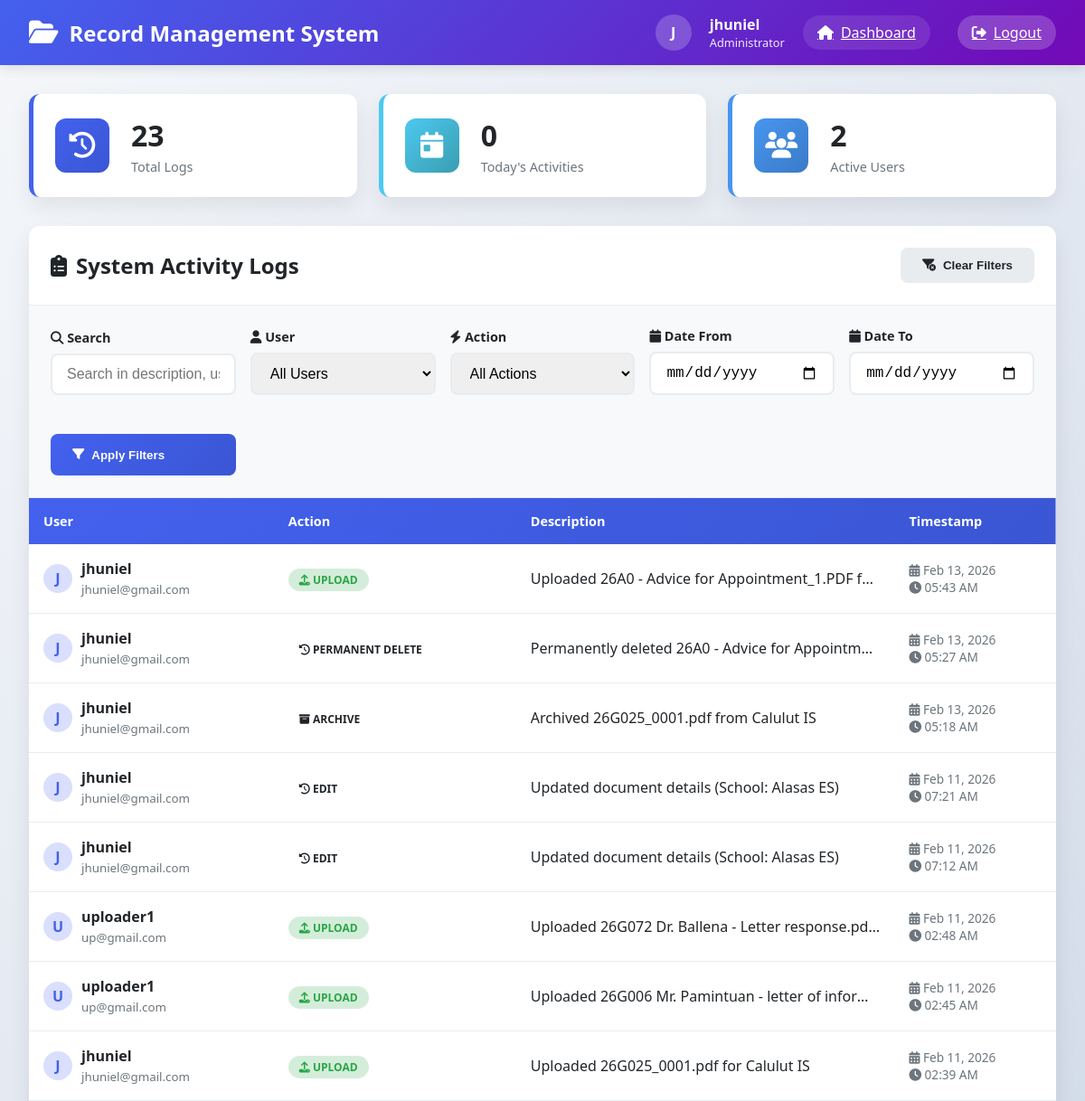
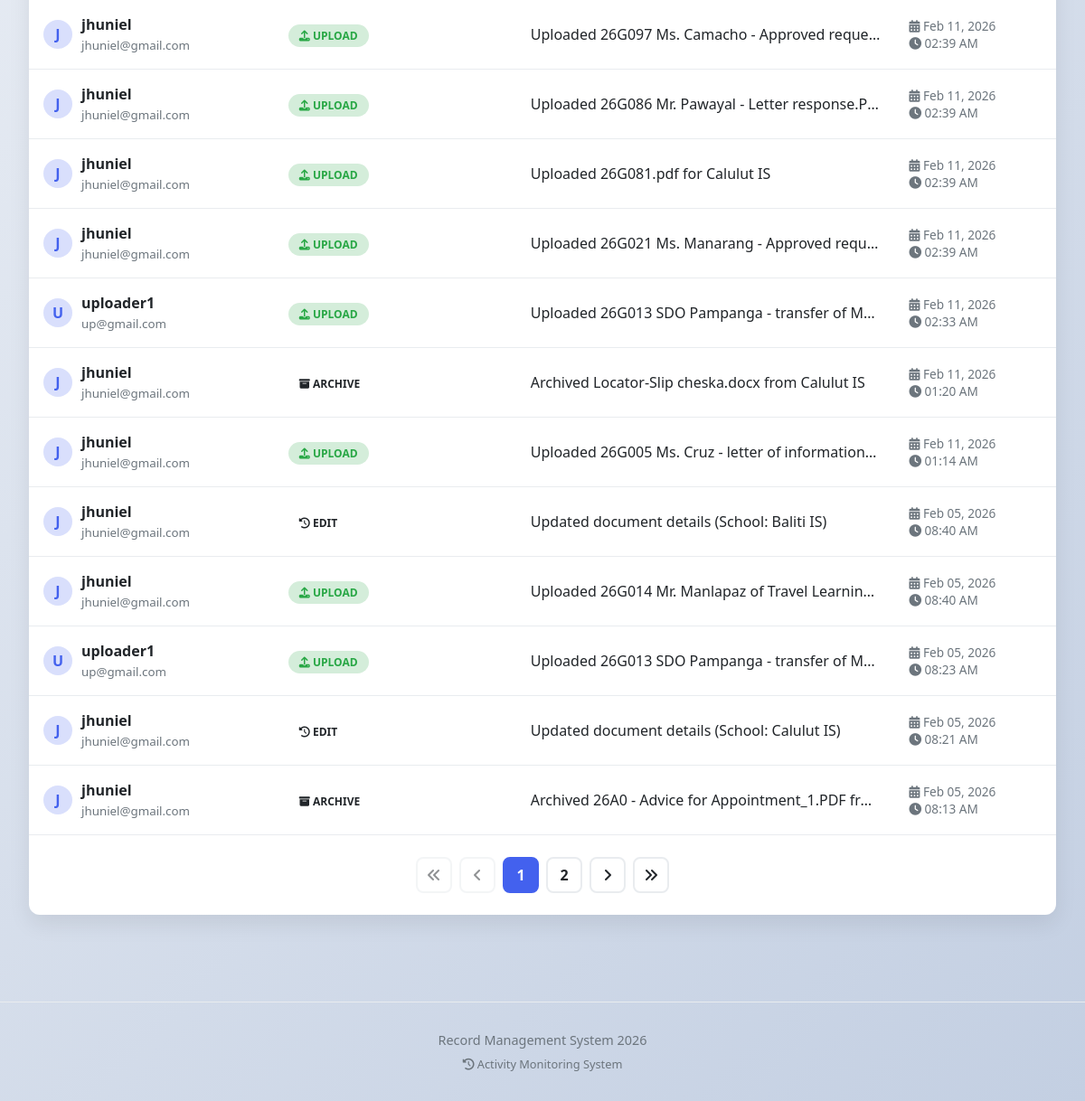
Page /activity_logs.php (signed in) on the committed database (2 pictures, top to bottom).
### tables this page shows
CREATE TABLE `activity_logs` (
  `id` int(11) NOT NULL,
  `user_id` int(11) NOT NULL,
  `action` varchar(50) NOT NULL,
  `document_id` int(11) DEFAULT NULL,
  `description` text NOT NULL,
  `created_at` timestamp NOT NULL DEFAULT current_timestamp()
);

CREATE TABLE `users` (
  `id` int(11) NOT NULL,
  `name` varchar(100) NOT NULL,
  `email` varchar(100) NOT NULL,
  `password` varchar(255) NOT NULL,
  `created_at` timestamp NOT NULL DEFAULT current_timestamp(),
  `role` enum('admin','uploader') NOT NULL DEFAULT 'uploader'
);

### activity_logs.php (the view, shortened to what this page needs)
<?php
require 'config.php';
$search = $_GET['search'] ?? '';
$date_from = $_GET['date_from'] ?? '';
$date_to = $_GET['date_to'] ?? '';
$page = isset($_GET['page']) ? max(1, (int)$_GET['page']) : 1;
$limit = 20;
$offset = ($page - 1) * $limit;
$params = [];
$types = "";
$whereClause = "";
$countSql = "SELECT COUNT(*) AS total FROM activity_logs al JOIN users u ON al.user_id = u.id $whereClause";
$countStmt = $conn->prepare($countSql);
$countStmt->execute();
$countResult = $countStmt->get_result();
$totalCount = $countResult->fetch_assoc()['total'];
$totalPages = ceil($totalCount / $limit);
$params_pagination = $params;
$types_pagination = $types;
$params_pagination[] = $limit;
$params_pagination[] = $offset;
$types_pagination .= "ii";
$sql = "
    SELECT al.*, u.name, u.email
    FROM activity_logs al
    JOIN users u ON al.user_id = u.id
    $whereClause
    ORDER BY al.created_at DESC
    LIMIT ? OFFSET ?
";
$stmt = $conn->prepare($sql);
if (!empty($params_pagination)) {
    $stmt->bind_param($types_pagination, ...$params_pagination);
}
$stmt->execute();
$result = $stmt->get_result();
$total_logs = $conn->query("SELECT COUNT(*) as count FROM activity_logs")->fetch_assoc()['count'];
$today_logs = $conn->query("SELECT COUNT(*) as count FROM activity_logs WHERE DATE(created_at) = CURDATE()")->fetch_assoc()['count'];
$unique_users = $conn->query("SELECT COUNT(DISTINCT user_id) as count FROM activity_logs")->fetch_assoc()['count'];
?>
<!DOCTYPE html>
<html lang="en">
<head>
    <link rel="stylesheet" href="https://cdnjs.cloudflare.com/ajax/libs/font-awesome/6.4.0/css/all.min.css">
</head>
<body>
    <header class="header">
        <div class="logo">
            <i class="fas fa-folder-open"></i>
            <h1>Record Management System</h1>
        </div>
        <div class="user-info">
            <div class="user-avatar">
                <?= strtoupper(substr($_SESSION['name'], 0, 1)) ?>
            </div>
            <div>
                <strong><?= htmlspecialchars($_SESSION['name']) ?></strong>
                <div style="font-size: 0.8rem; opacity: 0.9;">
                    Administrator
                </div>
            </div>
            <a href="dashboard.php" class="logout-btn" style="background: rgba(255, 255, 255, 0.1); margin-right: 10px;">
                <i class="fas fa-home"></i>
                Dashboard
            </a>
            <a href="logout.php" class="logout-btn">
                <i class="fas fa-sign-out-alt"></i>
                Logout
            </a>
        </div>
    </header>
    <div class="container">
        <div class="stats-grid">
            <div class="stat-card total-logs">
                <div class="stat-icon">
                    <i class="fas fa-history"></i>
                </div>
                <div class="stat-content">
                    <h3><?= number_format($total_logs) ?></h3>
                    <p>Total Logs</p>
                </div>
            </div>
            <div class="stat-card today-logs">
                <div class="stat-icon">
                    <i class="fas fa-calendar-day"></i>
                </div>
                <div class="stat-content">
                    <h3><?= number_format($today_logs) ?></h3>
                    <p>Today's Activities</p>
                </div>
            </div>
            <div class="stat-card unique-users">
                <div class="stat-icon">
                    <i class="fas fa-users"></i>
                </div>
                <div class="stat-content">
                    <h3><?= number_format($unique_users) ?></h3>
                    <p>Active Users</p>
                </div>
            </div>
        </div>
        <div class="main-card">
            <div class="card-header">
                <h2><i class="fas fa-clipboard-list"></i> System Activity Logs</h2>
                <div class="card-actions">
                    <button onclick="clearFilters()" class="btn btn-secondary">
                        <i class="fas fa-filter-circle-xmark"></i> Clear Filters
                    </button>
                </div>
            </div>
            <div class="filter-section">
                <form method="GET" class="filter-form">
                    <div class="form-group">
                        <label><i class="fas fa-search"></i> Search</label>
                        <input type="text" name="search" class="form-control"
                               placeholder="Search in description, user, or action..."
                               value="<?= htmlspecialchars($search) ?>">
                    </div>
                    <div class="form-group">
                        <label><i class="fas fa-user"></i> User</label>
                        <select name="user" class="form-control">
                            <option value="">All Users</option>
                        </select>
                    </div>
                    <div class="form-group">
                        <label><i class="fas fa-bolt"></i> Action</label>
                        <select name="action" class="form-control">
                            <option value="">All Actions</option>
                        </select>
                    </div>
                    <div class="form-group">
                        <label><i class="fas fa-calendar"></i> Date From</label>
                        <input type="date" name="date_from" class="form-control"
                               value="<?= htmlspecialchars($date_from) ?>">
                    </div>
                    <div class="form-group">
                        <label><i class="fas fa-calendar"></i> Date To</label>
                        <input type="date" name="date_to" class="form-control"
                               value="<?= htmlspecialchars($date_to) ?>">
                    </div>
                    <div class="form-group">
                        <label>&nbsp;</label>
                        <button type="submit" class="btn btn-primary" style="height: 46px;">
                            <i class="fas fa-filter"></i> Apply Filters
                        </button>
                    </div>
                </form>
            </div>
            <div class="table-container">
                <?php if ($result->num_rows > 0): ?>
                <table class="table">
                    <thead>
                        <tr>
                            <th>User</th>
                            <th>Action</th>
                            <th>Description</th>
                            <th>Timestamp</th>
                        </tr>
                    </thead>
                    <tbody>
                        <?php while ($row = $result->fetch_assoc()):
                            $badge_class = 'badge-' . strtolower($row['action']);
                            if (!in_array($badge_class, ['badge-login', 'badge-logout', 'badge-create', 'badge-update', 'badge-delete', 'badge-upload', 'badge-download'])) {
                                $badge_class = 'badge-primary';
                            }
                        ?>
                        <tr>
                            <td>
                                <div class="user-info-cell">
                                    <div class="user-avatar-small">
                                        <?= strtoupper(substr($row['name'], 0, 1)) ?>
                                    </div>
                                    <div>
                                        <strong><?= htmlspecialchars($row['name']) ?></strong><br>
                                        <small style="color: var(--gray);"><?= htmlspecialchars($row['email'] ?? '') ?></small>
                                    </div>
                                </div>
                            </td>
                            <td>
                                <span class="badge <?= $badge_class ?>">
                                    <i class="fas fa-<?= getActionIcon($row['action']) ?>"></i>
                                    <?= htmlspecialchars($row['action']) ?>
                                </span>
                            </td>
                            <td class="description-cell" title="<?= htmlspecialchars($row['description']) ?>">
                                <?= htmlspecialchars($row['description']) ?>
                            </td>
                            <td>
                                <div class="timestamp">
                                    <i class="fas fa-calendar-alt"></i>
                                    <?= date('M d, Y', strtotime($row['created_at'])) ?>
                                    <br>
                                    <i class="fas fa-clock"></i>
                                    <?= date('h:i A', strtotime($row['created_at'])) ?>
                                </div>
                            </td>
                        </tr>
                        <?php endwhile; ?>
                    </tbody>
                </table>
                <?php endif; ?>
            </div>
            <?php if ($totalPages > 1): ?>
            <div class="pagination">
                <?php if ($page > 1): ?>
                    <a href="?<?= http_build_query(array_merge($_GET, ['page' => 1])) ?>" class="page-link">
                        <i class="fas fa-angle-double-left"></i>
                    </a>
                    <a href="?<?= http_build_query(array_merge($_GET, ['page' => $page - 1])) ?>" class="page-link">
                        <i class="fas fa-angle-left"></i>
                    </a>
                <?php else: ?>
                    <span class="page-link disabled"><i class="fas fa-angle-double-left"></i></span>
                    <span class="page-link disabled"><i class="fas fa-angle-left"></i></span>
                <?php endif; ?>
                <?php
                $startPage = max(1, $page - 2);
                $endPage = min($totalPages, $page + 2);
                for ($i = $startPage; $i <= $endPage; $i++):
                ?>
                    <?php if ($i == $page): ?>
                        <span class="page-link active"><?= $i ?></span>
                    <?php else: ?>
                        <a href="?<?= http_build_query(array_merge($_GET, ['page' => $i])) ?>" class="page-link"><?= $i ?></a>
                    <?php endif; ?>
                <?php endfor; ?>
                <?php if ($page < $totalPages): ?>
                    <a href="?<?= http_build_query(array_merge($_GET, ['page' => $page + 1])) ?>" class="page-link">
                        <i class="fas fa-angle-right"></i>
                    </a>
                    <a href="?<?= http_build_query(array_merge($_GET, ['page' => $totalPages])) ?>" class="page-link">
                        <i class="fas fa-angle-double-right"></i>
                    </a>
                <?php else: ?>
                    <span class="page-link disabled"><i class="fas fa-angle-right"></i></span>
                    <span class="page-link disabled"><i class="fas fa-angle-double-right"></i></span>
                <?php endif; ?>
            </div>
            <?php endif; ?>
        </div>
    </div>
    <div class="footer">
        <p>Record Management System <?= date('Y') ?></p>
        <p style="font-size: 0.8rem; margin-top: 0.5rem;">
            <i class="fas fa-history"></i> Activity Monitoring System
        </p>
    </div>
</body>
</html>
<?php
function getActionIcon($action) {
    $action_lower = strtolower($action);
    $icons = [
        'login' => 'sign-in-alt',
        'logout' => 'sign-out-alt',
        'create' => 'plus-circle',
        'update' => 'edit',
        'delete' => 'trash-alt',
        'download' => 'download',
        'upload' => 'upload',
        'archive' => 'archive',
        'restore' => 'history',
        'view' => 'eye',
        'print' => 'print'
    ];
    return $icons[$action_lower] ?? 'history';
}
?>

### rows in the picture
activity_logs: user.name "J", user.name "jhuniel", user.email "jhuniel@gmail.com", action "UPLOAD", description "Uploaded 26A0 - Advice for Appointment_1.PDF f…", created_at "Feb 13, 2026", created_at "05:43 AM"
activity_logs: user.name "J", user.name "jhuniel", user.email "jhuniel@gmail.com", action "PERMANENT DELETE", description "Permanently deleted 26A0 - Advice for Appointm…", created_at "Feb 13, 2026", created_at "05:27 AM"
activity_logs: user.name "J", user.name "jhuniel", user.email "jhuniel@gmail.com", action "ARCHIVE", description "Archived 26G025_0001.pdf from Calulut IS", created_at "Feb 13, 2026", created_at "05:18 AM"
activity_logs: user.name "J", user.name "jhuniel", user.email "jhuniel@gmail.com", action "EDIT", description "Updated document details (School: Alasas ES)", created_at "Feb 11, 2026", created_at "07:21 AM"
activity_logs: user.name "J", user.name "jhuniel", user.email "jhuniel@gmail.com", action "EDIT", description "Updated document details (School: Alasas ES)", created_at "Feb 11, 2026", created_at "07:12 AM"
activity_logs: user.name "U", user.name "uploader1", user.email "up@gmail.com", action "UPLOAD", description "Uploaded 26G072 Dr. Ballena - Letter response.pd…", created_at "Feb 11, 2026", created_at "02:48 AM"
activity_logs: user.name "U", user.name "uploader1", user.email "up@gmail.com", action "UPLOAD", description "Uploaded 26G006 Mr. Pamintuan - letter of infor…", created_at "Feb 11, 2026", created_at "02:45 AM"
activity_logs: user.name "J", user.name "jhuniel", user.email "jhuniel@gmail.com", action "UPLOAD", description "Uploaded 26G025_0001.pdf for Calulut IS", created_at "Feb 11, 2026", created_at "02:39 AM"
activity_logs: user.name "J", user.name "jhuniel", user.email "jhuniel@gmail.com", action "UPLOAD", description "Uploaded 26G097 Ms. Camacho - Approved reque…", created_at "Feb 11, 2026", created_at "02:39 AM"
activity_logs: user.name "J", user.name "jhuniel", user.email "jhuniel@gmail.com", action "UPLOAD", description "Uploaded 26G086 Mr. Pawayal - Letter response.P…", created_at "Feb 11, 2026", created_at "02:39 AM"
activity_logs: user.name "J", user.name "jhuniel", user.email "jhuniel@gmail.com", action "UPLOAD", description "Uploaded 26G081.pdf for Calulut IS", created_at "Feb 11, 2026", created_at "02:39 AM"
activity_logs: user.name "J", user.name "jhuniel", user.email "jhuniel@gmail.com", action "UPLOAD", description "Uploaded 26G021 Ms. Manarang - Approved requ…", created_at "Feb 11, 2026", created_at "02:39 AM"
activity_logs: user.name "U", user.name "uploader1", user.email "up@gmail.com", action "UPLOAD", description "Uploaded 26G013 SDO Pampanga - transfer of M…", created_at "Feb 11, 2026", created_at "02:33 AM"
activity_logs: user.name "J", user.name "jhuniel", user.email "jhuniel@gmail.com", action "ARCHIVE", description "Archived Locator-Slip cheska.docx from Calulut IS", created_at "Feb 11, 2026", created_at "01:20 AM"
activity_logs: user.name "J", user.name "jhuniel", user.email "jhuniel@gmail.com", action "UPLOAD", description "Uploaded 26G005 Ms. Cruz - letter of information.…", created_at "Feb 11, 2026", created_at "01:14 AM"
activity_logs: user.name "J", user.name "jhuniel", user.email "jhuniel@gmail.com", action "EDIT", description "Updated document details (School: Baliti IS)", created_at "Feb 05, 2026", created_at "08:40 AM"
activity_logs: user.name "J", user.name "jhuniel", user.email "jhuniel@gmail.com", action "UPLOAD", description "Uploaded 26G014 Mr. Manlapaz of Travel Learnin…", created_at "Feb 05, 2026", created_at "08:40 AM"
activity_logs: user.name "U", user.name "uploader1", user.email "up@gmail.com", action "UPLOAD", description "Uploaded 26G013 SDO Pampanga - transfer of M…", created_at "Feb 05, 2026", created_at "08:23 AM"
activity_logs: user.name "J", user.name "jhuniel", user.email "jhuniel@gmail.com", action "EDIT", description "Updated document details (School: Calulut IS)", created_at "Feb 05, 2026", created_at "08:21 AM"
activity_logs: user.name "J", user.name "jhuniel", user.email "jhuniel@gmail.com", action "ARCHIVE", description "Archived 26A0 - Advice for Appointment_1.PDF fr…", created_at "Feb 05, 2026", created_at "08:13 AM"

### other values in the picture
substr($_SESSION['name'], 0, 1) "J"
$_SESSION['name'] "jhuniel"
$total_logs "23"
$today_logs "0"
$unique_users "2"
